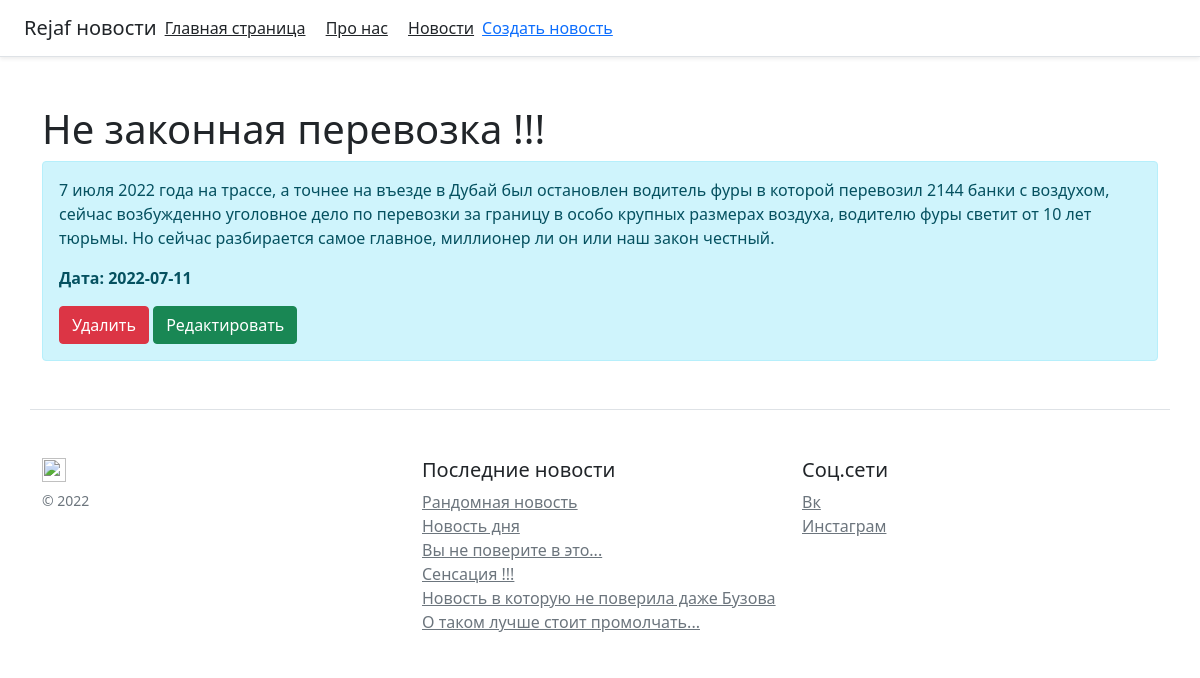
The page /posts/2 on the database its author committed.
### app.py (models this page shows, shortened)
class Article(db.Model):
    id = db.Column(db.Integer, primary_key=True)
    title = db.Column(db.String(100), nullable=False)
    intro = db.Column(db.String(300), nullable=False)
    text = db.Column(db.Text, nullable=False)
    date = db.Column(db.DateTime, default=datetime.utcnow)

### app.py (the view)
@app.route('/posts/<int:id>')
def post_detail(id):
    article = Article.query.get(id)
    return render_template('post_detail.html', article=article)

### templates/post_detail.html (shortened to what this page needs)
{% extends 'base.html' %}
{% block body %}
<div class="container mt-5">
<h1>
    {{ article.title }}
</h1>
    <div class = "alert alert-info">
        <p>{{ article.text }}</p>
        <p><b>Дата: {{ article.date.date() }}</b></p>
        <a href="/posts/{{ article.id }}/del" class="btn btn-danger">Удалить</a>
        <a href="/posts/{{ article.id }}/update" class="btn btn-success">Редактировать</a>
    </div>
</div>
{% endblock %}

### rows shown on the page
Article: title "Не законная перевозка !!!", text "7 июля 2022 года на трассе, а точнее на въезде в Дубай был остановлен водитель фуры в которой перевозил 2144 банки с воздухом, сейчас возбужденно уголовное дело по перевозки за границу в особо крупных размерах воздуха, водителю фуры светит от 10 лет тюрьмы. Но сейчас разбирается самое главное, миллионер ли он или наш закон честный.", date "2022-07-11"
